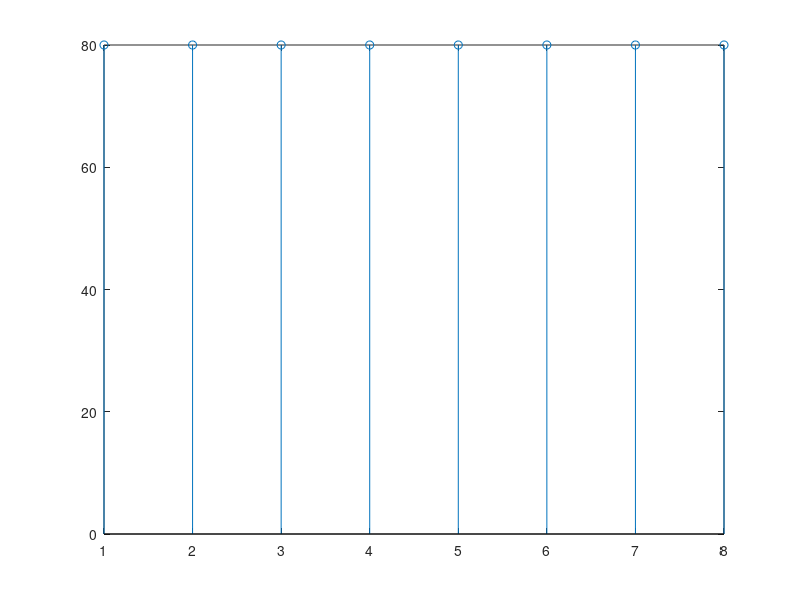
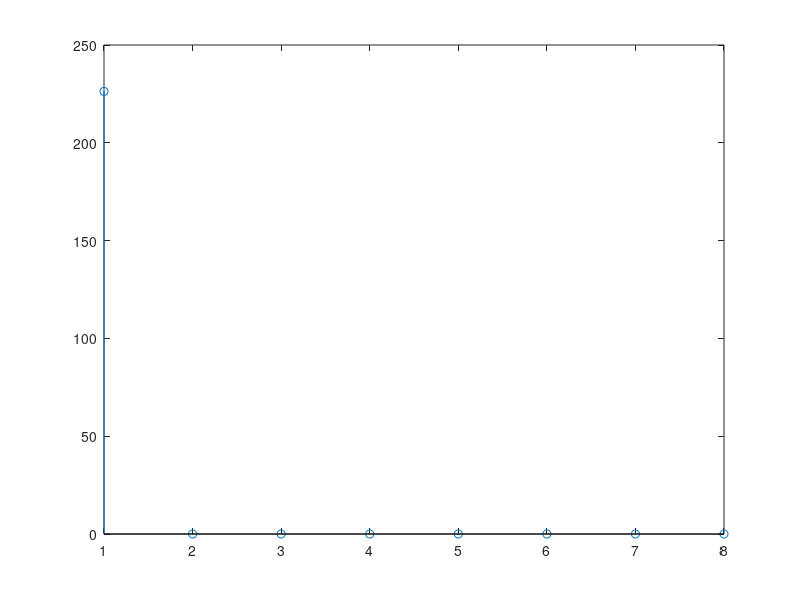
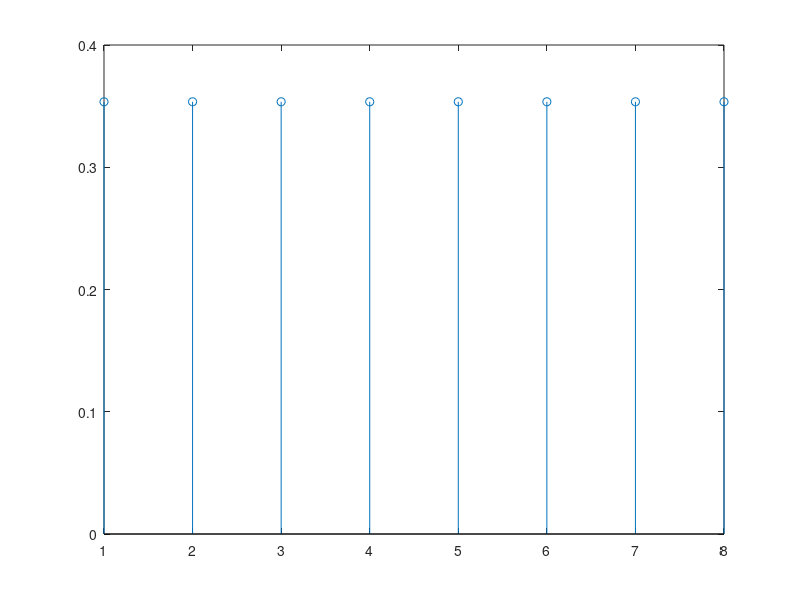
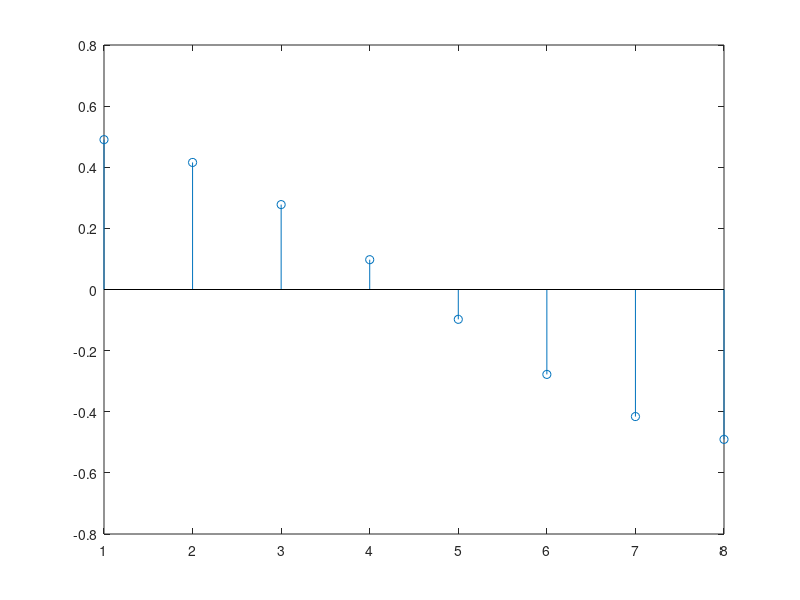

The MATLAB script that drew these images, in order:
close all
%clear all
i = 1:8 % dimensi vektor
f(i) = 80% pengaturan fungsi
figure(1) % plot f
stem(f);
% perhitungan DCT
D = dct(f);
figure(2) % plot D
stem(D);
% membangkitkan fungsi basis
bases = dctmtx(8);
for j = 1 : 8
figure
stem(bases(j,:));
end
% Mengkonstruksi DCT dari fungsi basis

D1 = bases*f';
figure % plot D1
stem(D1);